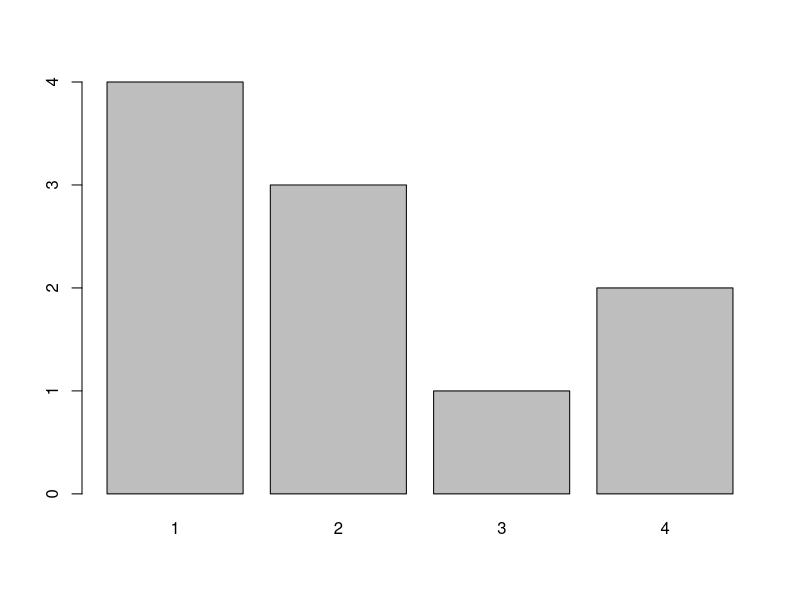
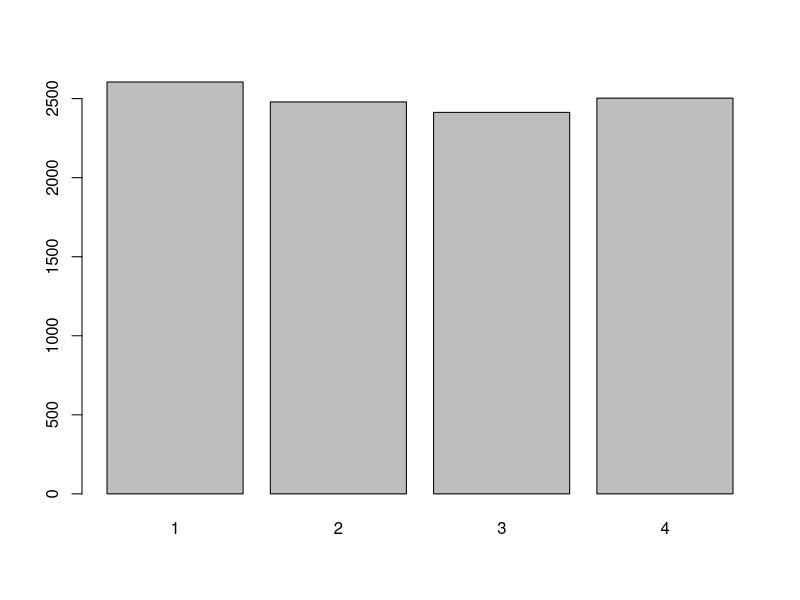
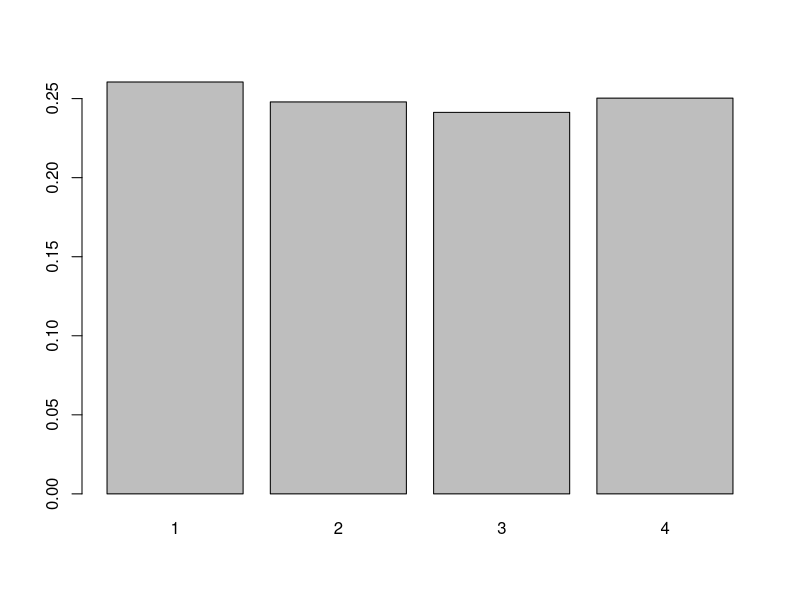
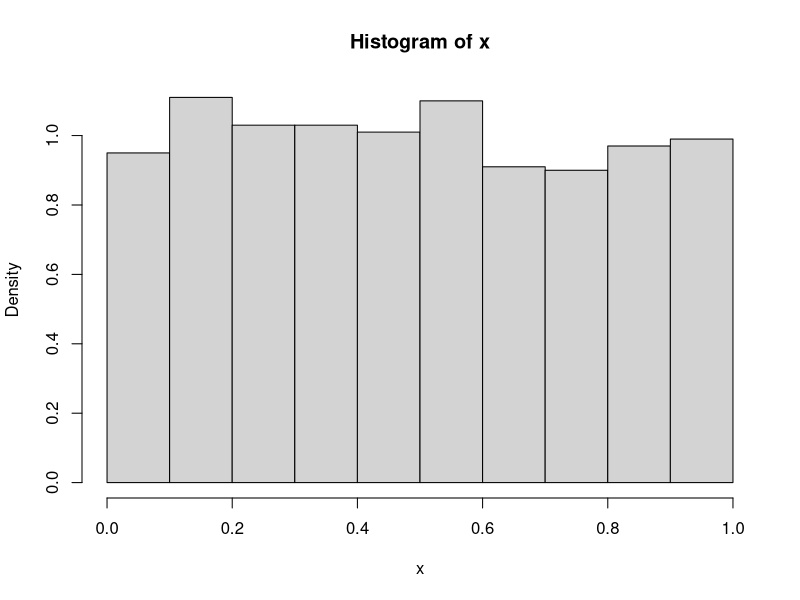
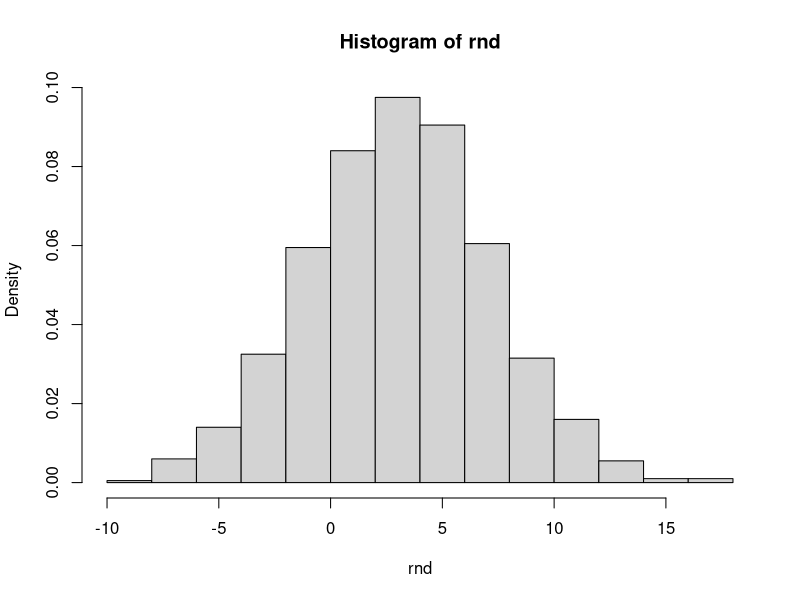
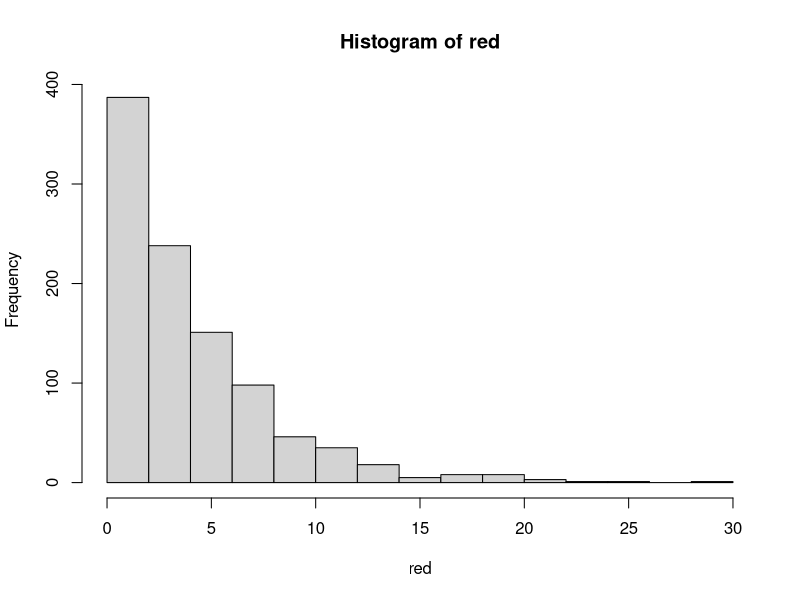
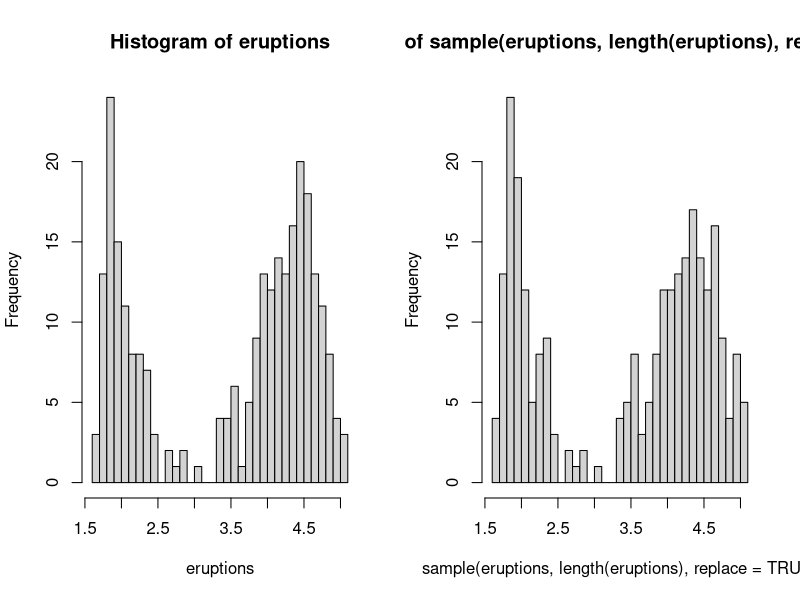

These figures' R source, in order:
#   Разпределения

############################
#       Преди да започнем с характеристиките на разпределенията трябва да знаем, че в R
#   всяко разпределение има разновидност, която стартите с d-(име на разпределение), 
#   p-(име на разпределение), q-(име на разпределение) и r-(име на разпределение). Тези 
#   означения показват какво искаме да правим:
#       r- - генериране на случайни величини за разпределението
#       d- - изчислява вероятността за сбъдване на събитието x
#       p- - изчислява вероятността на предварително зададен квантил за разпределението
#       q- - изчислява квантилът на предварително зададена вероятност за разпределението

#   p- е обратна функция на q-. Например qnorm(pnorm(0.9)) = 0.9, pnorm(qnorm(0.9)) = 0.9
############################

#   1. Равномерно дискретно разпределение (РДР)
#       РДР е вероятностно разпределение, което може да приема краен n на брой стойности,
#   за които вероятността за настъпване е една и съща, тоест равна на 1/n.
#       В R, няма точна функция за РДР както за другите разпределения. Функцията sample
#   решава проблема частично.
#       Така, че ще се наложи сами да си напишем сами функциите за генериране, плътност, 
#   CDF и изчисляване на квантилите

rdud <- function(n, a, b) {
  sample(x = c(a:b), size = n, replace = TRUE)
}

ddud <- function(x, a, b) {
  if (x >= a & x <= b & round(x) == x) {
    return(1/(b - a + 1))
  } else {
    return(0)
  }
}

pdud <- function(q, a, b) {
  if(q < a) {
    return(0)
  } else if(q <= b) {
    return(floor(q)/(b - a + 1))
  } else {
    return(1)
  }
}

qdud <- function(p, a, b) {
  floor(a + p*(b - a))
}

qdud <- function(p, a, b) {
  floor(a + p*(b - a))
}

set.seed(71278)
dud <- rdud(n = 10, a = 1, b = 4)
dud
#   параметърът "replace" позволява на sample() да извършва избор на елемент с
#   връщание. Ако не е TRUE и размерът на желаната извадка е по-голям от големината
#   на "x", то функцията ще даде грешка.

#   Ако го представим графично, то разпределението изглежда така:
barplot(table(dud))
prop.table(table(dud))

#   С увеличаване на броя на наблюденията, вероятнсотите се изравняват.
set.seed(15927)
dud <- rdud(n = 10000, a = 1, b = 4)
prop.table(table(dud))
barplot(table(dud))
barplot(prop.table(table(dud)))

#       Средната стойност и медианата са равни на (a + b)/2, къдетo "а" и "b" са
#   минималанта и максималната стойности.
#       Вариацията е равна на ((b - a + 1)^2 - 1)/12
summary(dud)
var(dud)

#   2. Биномно разпределение
#       Биномното разпределение е дисктретно разпределение, което брои успехите в редица
#   от n независими опита. 

#       Биномното разпределение приема параметри "n" - броя на опитите
#   и "p" - вероятността за настъпване на успех.

#       Вероятността за настъпване на събитие "x" е P(x) = C(n, x)*p^x*(1-p)^(n-x),
#   за x = 0, ..., n

#       В R, функциите за биномно разпределение са rbinom(), dbinom(), pbinom(), qbinom()

#   n - броят на симулациите, 
#   size - големианта на редицата от независимите опити
#   p - вероятността за настъпване на успех от един опит

#       Частния случай, когато size = 1 поражда Бернулиево разпределение. Тоест,
#   искаме да генерираме само един опит с вероятност за успех "p"
rbinom(n = 10, size = 1, p = 0.5)
rbinom(n = 10, size = 1, p = 0.2)

#       Биномно разпределение
rbinom(n = 1, size = 6, p = 0.2)
rbinom(n = 10, size = 6, p = 0.2)

# Хвърляне на зар - 100 опита - 6 изхода
set.seed(4442)
rbd <- rbinom(n = 100, size = 6, p = 0.2)
rbd
#       Средната стойност и медианата са равни на size*p, къдетo "size" и "p" са броят на
#   опитите в редицата от експерименти и вероятността за успех.
#       Вариацията е равна на size*p*(1 - p)
summary(rbd)
var(rbd)
sd(rbd)

dbinom(1, 10, 0.2)

#   3. Геометрично разпределение
#   Геометричното разпределение е дискретно разпределение, което показва броя на
#   опитите до настъпването на успех.
#   Вероятността е P(x) = p*(1-p)^x, за x = 0, ..., n
set.seed(46871)
rgd <- rgeom(n = 100, prob = 0.1)
length(rgd[rgd == 4])
summary(rgd)
var(rgd)


#   4. Поасоново разпределение
#   Поасоновото разпределение е дискретно разпределение, което измерва вероятността
#   "lambda" (n*p) на брой независими събития да се случат в определен интервал от време.

#   При Поасоновото разпределение "n" клони към безкрайност, a "p" клони към нула. Това
#   е и връзката между биномно разпределение и поасоново
#       Вероятността е P(x) = exp(-lambda)*lambda^x/(x!)

#   При поасоновото разпределение, средната стойност и вариацията са равни на lambda
set.seed(1477)
rpd <- rpois(n = 100, lambda = 3.4)
summary(rpd)
var(rpd)


#   5. Равномерно непрекъснато разпределение
#       Равномерното непрекъснато разпределение много наподобява равнометрното дискретно.
#   Разликата е в това, че вместо дискретни стойности, при непрекъснатото може да
#   приема в целия интервал.
#       Вероятността P(X < x) = (x - a) / (b - a)
#       Равномерното непрекъснато разпределение приема параметри a и b, които са
#   минимална и максимална стойности.
#       Геенрирането на равномерно разпределение става с функцията runif(n, a, b)
runif(1, 0, 2)
runif(5, 0, 2)

set.seed(6674)
x <- runif(1000) # get the random numbers
hist(x, prob = T, breaks = 10)

#   6. Нормално разпределение
#       Нормалното разпределение е непрекъснато разпеделение, което има два основни
#   параметъра mu (средна стойност) и sigma (стандартно отклонение).
set.seed(96637)
rnd <- rnorm(n = 1000, mean = 3, sd = 4)

summary(rnd)
var(rnd)

# Нормалното разпределение има формата на камбана
hist(rnd, prob = TRUE)

#   Всяко едно нормално разпределение, с очакване "mu" и стандартно отклонение
#   "sigma", може да се стандартизира в нормално разпределение с очакване 0 и стандартно
#   отклонение 1. Стандартизацията се нарича Z-score, а формулата е Z = (x - mean(x))/sd(x)
rnd1 <- (rnd - mean(rnd)) / sd(rnd)

#   R притежава функция "scale", която го прави автоматично. Функцията е притежава
#   параметрите center (булева или числова променлива) и scale (булева или числова
#   променлива)
rnd2 <- scale(rnd)
all(rnd1 == rnd2)   #   Проверяваме дали всички стойности на rnd1 и rnd2 са равни

#   7. Експоненциално
#       Друго важно непрекъснато разпределение е екопоненциалното. Това разпределение
#   e подходящо за употреба в случаи, когато имаме работа с промеливи, свързани с време.
#   Експоненциалното разпределение има само един параметър lambda.
#       Експоненциалното разпределение се свързва с Поасоновото разпределение и като с
#   него се оценява времето между настъпванията на две събития. Това разпределение се
#   разглежда и като непрекъснат аналог на геометричното разпределение.
#       Средната стойност на експоненциалното разпределение е равна на 1/lambda, а
#   вариацията = 1/lambda^2.
set.seed(7114)
lambda <- 4
red <- rexp(1000, rate = 1/lambda)
hist(red)
summary(red)
var(red)

#   8. Boostrap
#       Booostrap е метод, който представлява създаване на извадка с големина, равна на
#   големината на вектора X и всеки елемент от X може да участва повече от веднъж в новата
#   извадка.
data(faithful)
names(faithful)
eruptions <- faithful[, "eruptions"]
sample(eruptions, 10, replace = TRUE)

par(mfrow = c(1, 2))
hist(eruptions, breaks = 25)
hist(sample(eruptions, length(eruptions), replace = TRUE), breaks = 25)
par(mfrow = c(1, 1))